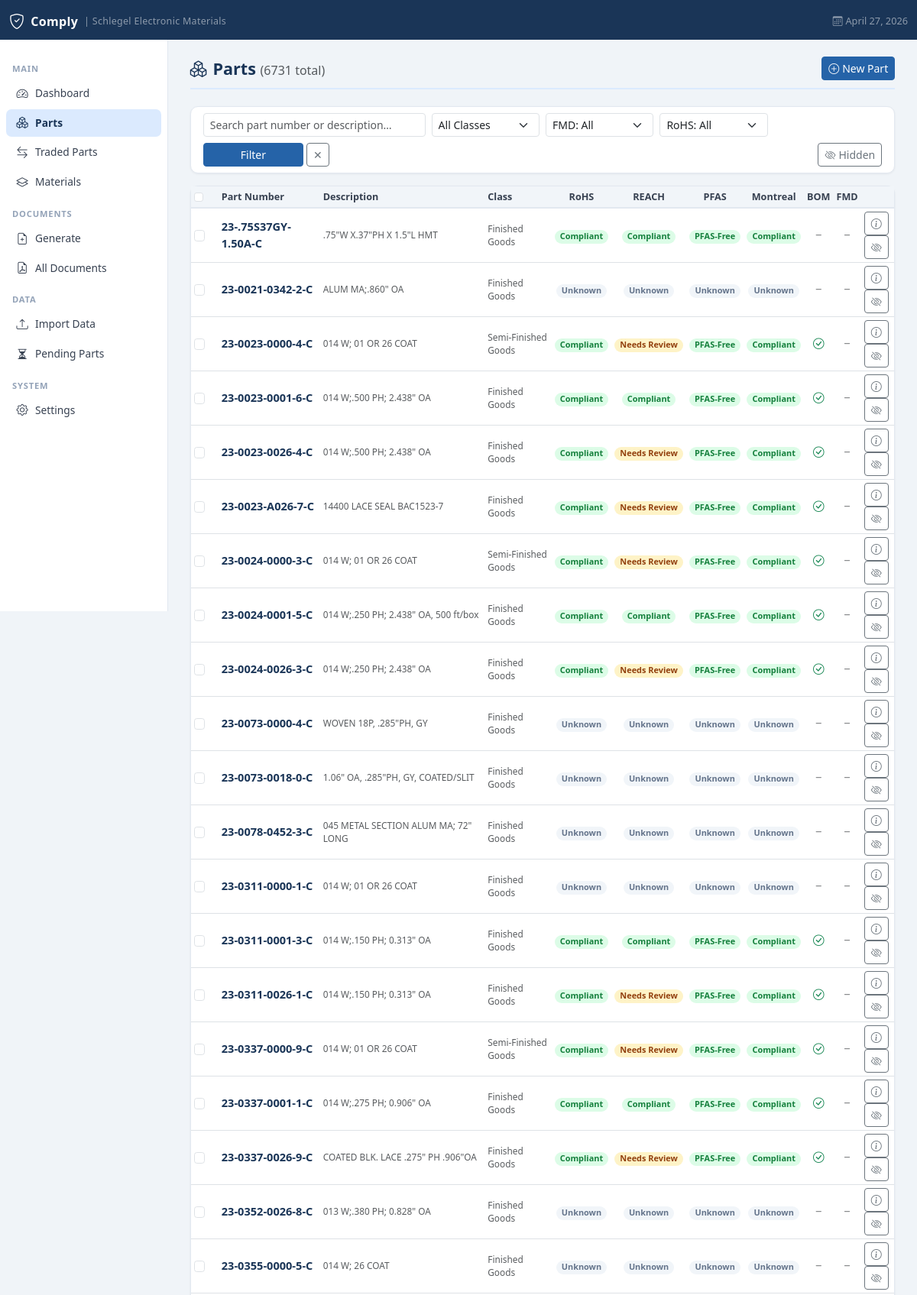
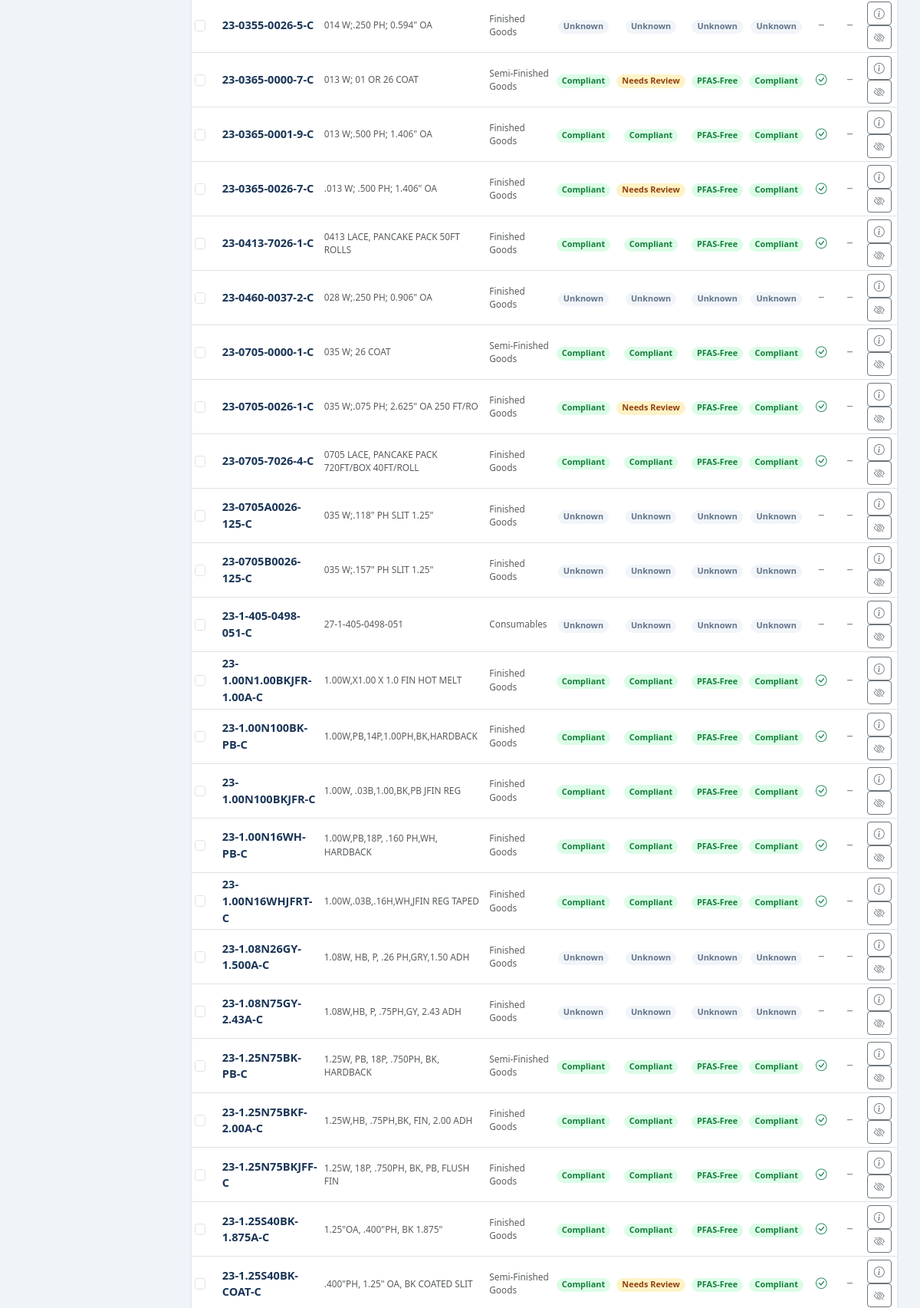
Page /parts (upper part) on the committed database (2 pictures, top to bottom).
### tables this page shows
CREATE TABLE settings(
            id          INTEGER PRIMARY KEY AUTOINCREMENT,
            key         TEXT NOT NULL UNIQUE,
            value       TEXT,
            updated_at  TEXT DEFAULT (datetime('now'))
        );

CREATE TABLE parts (
            id              INTEGER PRIMARY KEY AUTOINCREMENT,
            part_number     TEXT NOT NULL UNIQUE,
            description     TEXT,
            part_class      TEXT,
            part_type       TEXT,
            product_group   TEXT,
            uom             TEXT,
            commodity_code  TEXT,
            is_traded       INTEGER DEFAULT 0,
            traded_vendor   TEXT,
            is_active       INTEGER DEFAULT 1,
            has_bom         INTEGER DEFAULT 0,
            created_at      TEXT DEFAULT (datetime('now')),
            updated_at      TEXT DEFAULT (datetime('now')),
            is_hidden       INTEGER DEFAULT 0
        , notes TEXT);

### app.py (the view, shortened to what this page needs)
@app.route("/parts")
def parts_list():
    search   = request.args.get("search","").strip()
    cls_f    = request.args.get("cls", "")
    fmd_f    = request.args.get("fmd", "")
    rohs_f   = request.args.get("rohs", "")
    page     = int(request.args.get("page", 1))
    per_page = 50
    query  = """SELECT p.*,
        (SELECT cs.status FROM compliance_status cs
         WHERE cs.part_number=p.part_number AND cs.standard='RoHS' LIMIT 1) as rohs_status,
        (SELECT cs.status FROM compliance_status cs
         WHERE cs.part_number=p.part_number AND cs.standard='REACH' LIMIT 1) as reach_status,
        (SELECT cs.status FROM compliance_status cs
         WHERE cs.part_number=p.part_number AND cs.standard='PFAS' LIMIT 1) as pfas_status,
        (SELECT cs.status FROM compliance_status cs
         WHERE cs.part_number=p.part_number AND cs.standard='Montreal Protocol' LIMIT 1) as montreal_status,
        (SELECT COUNT(*) FROM fmd_files f
         WHERE f.part_number=p.part_number) as has_fmd
        FROM parts p WHERE p.is_traded=0 AND p.is_active=1 AND p.is_hidden=0"""
    params = []
    if search:
        query += " AND (p.part_number LIKE ? OR p.description LIKE ?)"
        params += [f"%{search}%", f"%{search}%"]
    if cls_f:
        query += " AND p.part_class = ?"
        params.append(cls_f)
    if fmd_f == "yes":
        query += " AND (SELECT COUNT(*) FROM fmd_files f WHERE f.part_number=p.part_number) > 0"
    elif fmd_f == "no":
        query += " AND (SELECT COUNT(*) FROM fmd_files f WHERE f.part_number=p.part_number) = 0"
    count_q = "SELECT COUNT(*) FROM parts p WHERE p.is_traded=0 AND p.is_active=1 AND p.is_hidden=0"
    count_params = []
    if search:
        count_q += " AND (p.part_number LIKE ? OR p.description LIKE ?)"
        count_params += [f"%{search}%", f"%{search}%"]
    if cls_f:
        count_q += " AND p.part_class = ?"
        count_params.append(cls_f)
    if fmd_f == "yes":
        count_q += " AND (SELECT COUNT(*) FROM fmd_files f WHERE f.part_number=p.part_number) > 0"
    elif fmd_f == "no":
        count_q += " AND (SELECT COUNT(*) FROM fmd_files f WHERE f.part_number=p.part_number) = 0"
    conn = get_db()
    total_count = conn.execute(count_q, count_params).fetchone()[0]
    query += " ORDER BY p.part_number LIMIT ? OFFSET ?"
    params += [per_page, (page-1)*per_page]
    parts = conn.execute(query, params).fetchall()
    classes = conn.execute(
        "SELECT DISTINCT part_class FROM parts WHERE is_traded=0 AND part_class != '' ORDER BY part_class"
    ).fetchall()
    conn.close()
    total_pages = (total_count + per_page - 1) // per_page
    return render_template("parts.html", parts=parts, search=search,
                       cls_f=cls_f, fmd_f=fmd_f, rohs_f=rohs_f,
                       classes=classes, page=page,
                       total_pages=total_pages, total_count=total_count)

### app.py (called while the page is built)
def get_db():
    conn = sqlite3.connect(DB_PATH)
    conn.row_factory = sqlite3.Row
    conn.execute("PRAGMA foreign_keys = ON")
    return conn

def get_unacknowledged_versions():
    conn = get_db()
    rows = conn.execute("""
        SELECT rv.standard, rv.version, rv.updated_at, rv.notes
        FROM regulatory_versions rv
        WHERE NOT EXISTS (
            SELECT 1 FROM user_acknowledged_versions uav
            WHERE uav.standard = rv.standard
            AND uav.version = rv.version
        )
        ORDER BY rv.updated_at DESC
    """).fetchall()
    conn.close()
    return [dict(r) for r in rows]

@app.context_processor
def inject_regulatory_notifications():
    try:
        updates = get_unacknowledged_versions()
    except Exception:
        updates = []
    return dict(regulatory_updates=updates)

@app.context_processor
def inject_globals():
    import flask
    conn = get_db()
    rows = conn.execute("SELECT key, value FROM settings").fetchall()
    settings = {r["key"]: r["value"] for r in rows}
    theme = settings.get("theme", "navy")
    conn.close()
    return {
        "now":      datetime.now(),
        "request":  flask.request,
        "settings": settings,
        "theme":    theme,
    }

### templates/parts.html (shortened to what this page needs)
{% extends "base.html" %}
{% macro status_badge(val) %}
  {% if val in ['Compliant','PFAS-Free'] %}<span class="badge badge-compliant rounded-pill">{{ val }}</span>
  {% elif val in ['Needs Review'] %}<span class="badge badge-review rounded-pill">{{ val }}</span>
  {% elif val in ['Non-Compliant','Contains SVHC','Contains PFAS','Contains ODS'] %}<span class="badge badge-noncompliant rounded-pill">{{ val }}</span>
  {% elif val == 'Exempt' %}<span class="badge badge-exempt rounded-pill">{{ val }}</span>
  {% else %}<span class="badge badge-unknown rounded-pill">{{ val or 'Unknown' }}</span>
  {% endif %}
{% endmacro %}
{% block content %}
<div class="page-header">
  <h1><i class="bi bi-boxes me-2"></i>Parts <span class="text-muted fw-normal fs-6">({{ total_count }} total)</span></h1>
  <button type="button" class="btn btn-primary btn-sm" data-bs-toggle="modal" data-bs-target="#newPartModal">
    <i class="bi bi-plus-circle me-1"></i>New Part
  </button>
</div>
<div class="card mb-3">
  <div class="card-body py-2 px-3">
    <form method="get" class="row g-2 align-items-end">
      <div class="col-12 col-md-4">
        <input type="text" name="search" class="form-control form-control-sm"
               placeholder="Search part number or description…" value="{{ search }}"/>
      </div>
      <div class="col-6 col-md-2">
        <select name="cls" class="form-select form-select-sm">
          <option value="">All Classes</option>
        </select>
      </div>
      <div class="col-6 col-md-2">
        <select name="fmd" class="form-select form-select-sm">
          <option value="">FMD: All</option>
        </select>
      </div>
      <div class="col-6 col-md-2">
        <select name="rohs" class="form-select form-select-sm">
          <option value="">RoHS: All</option>
        </select>
      </div>
      <div class="col-auto">
        <div class="d-flex gap-1">
          <button type="submit" class="btn btn-primary btn-sm px-5">Filter</button>
          <a href="/parts" class="btn btn-outline-secondary btn-sm">✕</a>
        </div>
      </div>
      <div class="col-auto ms-auto">
        <a href="/parts/hidden" class="btn btn-outline-secondary btn-sm">
          <i class="bi bi-eye-slash me-1"></i>Hidden
        </a>
      </div>
    </form>
  </div>
</div>
<div class="card">
  <div class="card-body p-0">
    {% if parts %}
    <div class="table-responsive">
      <table class="table table-hover table-sm align-middle mb-0">
        <thead>
          <tr>
            <th style="width:36px;">
              <input type="checkbox" id="selectAll" class="form-check-input"/>
            </th>
            <th>Part Number</th>
            <th>Description</th>
            <th>Class</th>
            <th class="text-center">RoHS</th>
            <th class="text-center">REACH</th>
            <th class="text-center">PFAS</th>
            <th class="text-center">Montreal</th>
            <th class="text-center">BOM</th>
            <th class="text-center">FMD</th>
            <th><span class="visually-hidden">Actions</span></th>
          </tr>
        </thead>
        <tbody>
          {% for p in parts %}
          <tr>
            <td>
              <input type="checkbox" class="form-check-input part-checkbox"
                    value="{{ p.part_number }}"/>
            </td>
            <td>
              <a href="/parts/{{ p.part_number }}" class="fw-semibold text-decoration-none" style="color:var(--brand-dark)">
                {{ p.part_number }}
              </a>
            </td>
            <td class="text-muted text-xs">{{ (p.description or '')[:45] }}{% if p.description and p.description|length > 45 %}…{% endif %}</td>
            <td class="text-xs text-muted">{{ p.part_class or '—' }}</td>
            <td class="text-center">{{ status_badge(p.rohs_status) }}</td>
            <td class="text-center">{{ status_badge(p.reach_status) }}</td>
            <td class="text-center">{{ status_badge(p.pfas_status) }}</td>
            <td class="text-center">{{ status_badge(p.montreal_status) }}</td>
            <td class="text-center">
              {% if p.has_bom %}
                <i class="bi bi-check-circle text-success"></i>
              {% else %}
                <i class="bi bi-dash text-muted"></i>
              {% endif %}
            </td>
            <td class="text-center">
              {% if p.has_fmd %}
                <i class="bi bi-check-circle text-success"></i>
              {% else %}
                <i class="bi bi-dash text-muted"></i>
              {% endif %}
            </td>
            <td>
              <a href="/parts/{{ p.part_number }}" class="btn btn-outline-secondary btn-sm" aria-label="View part details">
                <i class="bi bi-info-circle"></i>
              </a>
              <form method="post" action="/parts/{{ p.part_number }}/hide" class="d-inline">
                <button type="submit" class="btn btn-outline-secondary btn-sm" aria-label="Hide part from listing">
                  <i class="bi bi-eye-slash"></i>
                </button>
              </form>
            </td>
          </tr>
          {% endfor %}
        </tbody>
      </table>
    </div>
    {% else %}
    <div class="text-center py-5 text-muted">
      <i class="bi bi-boxes fs-1 d-block mb-2 opacity-25"></i>
      No parts found.
      {% if search or cls_f or fmd_f or rohs_f %}<a href="/parts">Clear filters</a>{% else %}<a href="/import">Import parts to get started.</a>{% endif %}
    </div>
    {% endif %}
  </div>
</div>
{% endblock %}

### templates/base.html (shortened to what this page needs)
<!DOCTYPE html>
<html lang="en">
<head>
  <link href="https://cdn.jsdelivr.net/npm/bootstrap@5.3.2/dist/css/bootstrap.min.css" rel="stylesheet"/>
  <link href="https://cdn.jsdelivr.net/npm/bootstrap-icons@1.11.3/font/bootstrap-icons.css" rel="stylesheet"/>
</head>
<body>
<nav class="navbar navbar-dark">
  <div class="container-fluid">
    <a class="navbar-brand d-flex align-items-center gap-2" href="/">
      <i class="bi bi-shield-check fs-5"></i> Comply
      <span class="text-white-50 fw-normal" style="font-size:.78rem;">| {{ settings.get('company_name', 'Comply') }}</span>
    </a>
    <span class="text-white-50 small">
      <i class="bi bi-calendar3 me-1"></i>{{ now.strftime('%B %d, %Y') if now else '' }}
    </span>
  </div>
</nav>
<div class="main-wrap">
  <aside class="sidebar d-none d-md-flex flex-column">
    <div class="sidebar-section">Main</div>
    <ul class="nav flex-column">
      <li><a class="nav-link {% if request.endpoint=='dashboard' %}active{% endif %}" href="/">
        <i class="bi bi-speedometer2"></i> Dashboard
      </a></li>
      <li><a class="nav-link {% if request.endpoint in ['parts_list','part_detail'] %}active{% endif %}" href="/parts">
        <i class="bi bi-boxes"></i> Parts
      </a></li>
      <li><a class="nav-link {% if request.endpoint=='traded_parts' %}active{% endif %}" href="/parts/traded">
        <i class="bi bi-arrow-left-right"></i> Traded Parts
      </a></li>
      <li><a class="nav-link {% if 'material' in (request.endpoint or '') %}active{% endif %}" href="/materials">
        <i class="bi bi-layers"></i> Materials
      </a></li>
    </ul>
    <div class="sidebar-section">Documents</div>
    <ul class="nav flex-column">
      <li><a class="nav-link {% if request.endpoint=='generate_document' %}active{% endif %}" href="/documents/generate">
        <i class="bi bi-file-earmark-plus"></i> Generate
      </a></li>
      <li><a class="nav-link {% if request.endpoint=='documents_list' %}active{% endif %}" href="/documents">
        <i class="bi bi-file-earmark-pdf"></i> All Documents
      </a></li>
    </ul>
    <div class="sidebar-section">Data</div>
    <ul class="nav flex-column">
      <li><a class="nav-link {% if request.endpoint=='import_data' %}active{% endif %}" href="/import">
        <i class="bi bi-upload"></i> Import Data
      </a></li>
      <li><a class="nav-link {% if request.endpoint=='pending_parts' %}active{% endif %}" href="/parts/pending">
        <i class="bi bi-hourglass-split"></i> Pending Parts
      </a></li>
    </ul>
    <div class="sidebar-section">System</div>
    <ul class="nav flex-column">
      <li><a class="nav-link {% if request.endpoint=='settings_page' %}active{% endif %}" href="/settings">
        <i class="bi bi-gear"></i> Settings
      </a></li>
    </ul>
  </aside>
  <main class="main-content">
    {% block content %}{% endblock %}
  </main>
</div>
</body>
</html>

### rows in the picture
settings: get "Schlegel Electronic Materials"
parts: part_number "23-0365-0026-7-C", description ".013 W; .500 PH; 1.406\" OA", part_class "Finished Goods", val "Compliant PFAS-Free Compliant", val "Needs Review", has_bom 1 (drawn)
parts: part_number "23-1-405-0498-051-C", description "27-1-405-0498-051", part_class "Consumables", val "Unknown Unknown Unknown Unknown", has_bom 0 (drawn)

### other values in the picture
{{ total_count }} "6731"
{{ p.part_number }} "23-.75S37GY-1.50A-C" "23-0021-0342-2-C" "23-0023-0000-4-C" "23-0023-0001-6-C" "23-0023-0026-4-C" "23-0023-A026-7-C" "23-0024-0000-3-C" "23-0024-0001-5-C" "23-0024-0026-3-C" "23-0073-0000-4-C" "23-0073-0018-0-C" "23-0078-0452-3-C" "23-0311-0000-1-C" "23-0311-0001-3-C" "23-0311-0026-1-C" "23-0337-0000-9-C" "23-0337-0001-1-C" "23-0337-0026-9-C" "23-0352-0026-8-C" "23-0355-0000-5-C" "23-0355-0026-5-C" "23-0365-0000-7-C" "23-0365-0001-9-C" "23-0413-7026-1-C" "23-0460-0037-2-C" "23-0705-0000-1-C" "23-0705-0026-1-C" "23-0705-7026-4-C" "23-0705A0026-125-C" "23-0705B0026-125-C" "23-1.00N1.00BKJFR-1.00A-C" "23-1.00N100BK-PB-C" "23-1.00N100BKJFR-C" "23-1.00N16WH-PB-C" "23-1.00N16WHJFRT-C" "23-1.08N26GY-1.500A-C" "23-1.08N75GY-2.43A-C" "23-1.25N75BK-PB-C" "23-1.25N75BKF-2.00A-C" "23-1.25N75BKJFF-C" "23-1.25S40BK-1.875A-C" "23-1.25S40BK-COAT-C"
{{ (p.description or '')[:45] }} ".75\"W X.37\"PH X 1.5\"L HMT" "ALUM MA;.860\" OA" "014 W; 01 OR 26 COAT" "014 W;.500 PH; 2.438\" OA" "014 W;.500 PH; 2.438\" OA" "14400 LACE SEAL BAC1523-7" "014 W; 01 OR 26 COAT" "014 W;.250 PH; 2.438\" OA, 500 ft/box" "014 W;.250 PH; 2.438\" OA" "WOVEN 18P, .285\"PH, GY" "1.06\" OA, .285\"PH, GY, COATED/SLIT" "045 METAL SECTION ALUM MA; 72\" LONG" "014 W; 01 OR 26 COAT" "014 W;.150 PH; 0.313\" OA" "014 W;.150 PH; 0.313\" OA" "014 W; 01 OR 26 COAT" "014 W;.275 PH; 0.906\" OA" "COATED BLK. LACE .275\" PH .906\"OA" "013 W;.380 PH; 0.828\" OA" "014 W; 26 COAT" "014 W;.250 PH; 0.594\" OA" "013 W; 01 OR 26 COAT" "013 W;.500 PH; 1.406\" OA" "0413 LACE, PANCAKE PACK 50FT ROLLS" "028 W;.250 PH; 0.906\" OA" "035 W; 26 COAT" "035 W;.075 PH; 2.625\" OA 250 FT/RO" "0705 LACE, PANCAKE PACK 720FT/BOX 40FT/ROLL" "035 W;.118\" PH SLIT 1.25\"" "035 W;.157\" PH SLIT 1.25\"" "1.00W,X1.00 X 1.0 FIN HOT MELT" "1.00W,PB,14P,1.00PH,BK,HARDBACK" "1.00W, .03B,1.00,BK,PB JFIN REG" "1.00W,PB,18P, .160 PH,WH, HARDBACK" "1.00W,.03B,.16H,WH,JFIN REG TAPED" "1.08W, HB, P, .26 PH,GRY,1.50 ADH" "1.08W,HB, P, .75PH,GY, 2.43 ADH" "1.25W, PB, 18P, .750PH, BK, HARDBACK" "1.25W,HB, .75PH,BK, FIN, 2.00 ADH" "1.25W, 18P, .750PH, BK, PB, FLUSH FIN" "1.25\"OA, .400\"PH, BK 1.875\"" ".400\"PH, 1.25\" OA, BK COATED SLIT"
{{ p.part_class or '—' }} "Finished Goods" "Finished Goods" "Semi-Finished Goods" "Finished Goods" "Finished Goods" "Finished Goods" "Semi-Finished Goods" "Finished Goods" "Finished Goods" "Finished Goods" "Finished Goods" "Finished Goods" "Finished Goods" "Finished Goods" "Finished Goods" "Semi-Finished Goods" "Finished Goods" "Finished Goods" "Finished Goods" "Finished Goods" "Finished Goods" "Semi-Finished Goods" "Finished Goods" "Finished Goods" "Finished Goods" "Semi-Finished Goods" "Finished Goods" "Finished Goods" "Finished Goods" "Finished Goods" "Finished Goods" "Finished Goods" "Finished Goods" "Finished Goods" "Finished Goods" "Finished Goods" "Finished Goods" "Semi-Finished Goods" "Finished Goods" "Finished Goods" "Finished Goods" "Semi-Finished Goods"
{{ val }} "Compliant Compliant PFAS-Free Compliant" "Compliant PFAS-Free Compliant" "Compliant Compliant PFAS-Free Compliant" "Compliant PFAS-Free Compliant" "Compliant PFAS-Free Compliant" "Compliant PFAS-Free Compliant" "Compliant Compliant PFAS-Free Compliant" "Compliant PFAS-Free Compliant" "Compliant Compliant PFAS-Free Compliant" "Compliant PFAS-Free Compliant" "Compliant PFAS-Free Compliant" "Compliant Compliant PFAS-Free Compliant" "Compliant PFAS-Free Compliant" "Compliant PFAS-Free Compliant" "Compliant Compliant PFAS-Free Compliant" "Compliant Compliant PFAS-Free Compliant" "Compliant Compliant PFAS-Free Compliant" "Compliant PFAS-Free Compliant" "Compliant Compliant PFAS-Free Compliant" "Compliant Compliant PFAS-Free Compliant" "Compliant Compliant PFAS-Free Compliant" "Compliant Compliant PFAS-Free Compliant" "Compliant Compliant PFAS-Free Compliant" "Compliant Compliant PFAS-Free Compliant" "Compliant Compliant PFAS-Free Compliant" "Compliant Compliant PFAS-Free Compliant" "Compliant Compliant PFAS-Free Compliant" "Compliant Compliant PFAS-Free Compliant" "Compliant PFAS-Free Compliant"
{{ val or 'Unknown' }} "Unknown Unknown Unknown Unknown" "Unknown Unknown Unknown Unknown" "Unknown Unknown Unknown Unknown" "Unknown Unknown Unknown Unknown" "Unknown Unknown Unknown Unknown" "Unknown Unknown Unknown Unknown" "Unknown Unknown Unknown Unknown" "Unknown Unknown Unknown Unknown" "Unknown Unknown Unknown Unknown" "Unknown Unknown Unknown Unknown" "Unknown Unknown Unknown Unknown" "Unknown Unknown Unknown Unknown" "Unknown Unknown Unknown Unknown"
{{ val }} "Needs Review" "Needs Review" "Needs Review" "Needs Review" "Needs Review" "Needs Review" "Needs Review" "Needs Review" "Needs Review" "Needs Review" "Needs Review"
